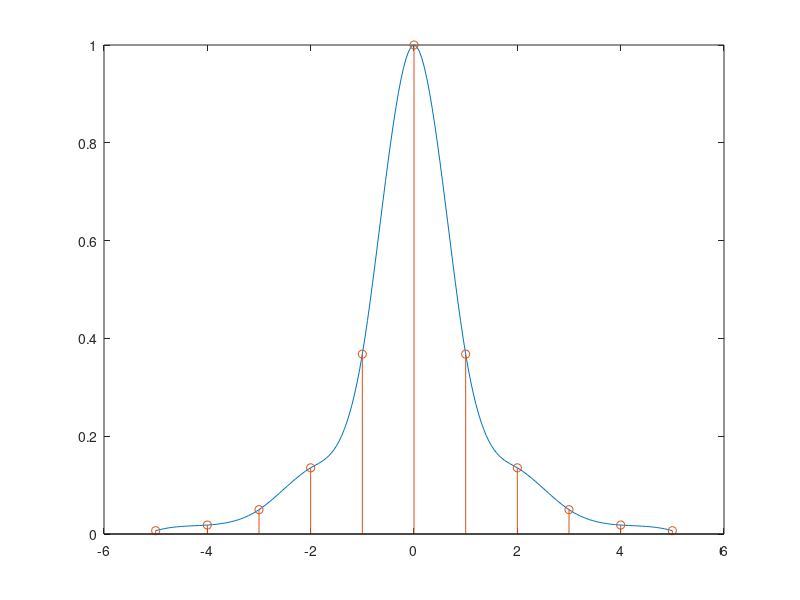

Recreate this plot in MATLAB.
% Ex3_24_2
% 한밭대학교 20191780 육정훈

Ts = 0.001;
n = -5:5;
nTs = n * Ts;
x = exp(-1000 * abs(nTs));
Dt = 0.00005;
t = -0.005:Dt:0.005;
xa = spline(nTs, x, t);

plot(t * 1000, xa); hold on;

stem(n, x); hold off;

error = max(abs(xa - exp(-1000 * abs(t))));
